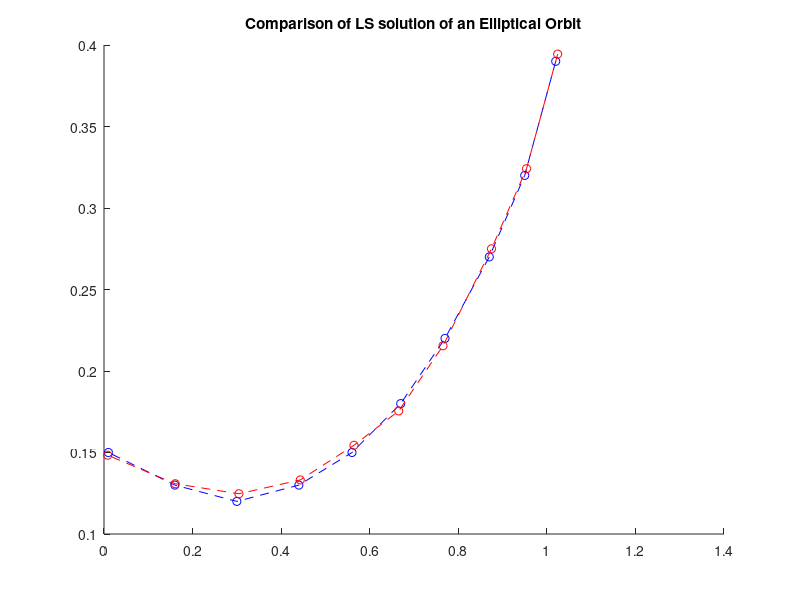

This figure's MATLAB source: (Note: this script raises an error after producing the figure.)
clear;
clc;
rng(123123);

x = [1.02 0.95 0.87 0.77 0.67 0.56 0.44 0.30 0.16 0.01];
y = [0.39 0.32 0.27 0.22 0.18 0.15 0.13 0.12 0.13 0.15];
n = 0.005 % amplitude of noise
nx = -n + 2*n*rand(1,10);
ny = -n + 2*n*rand(1,10);

xn = x + nx
yn = y + nx

hold on
title('Comparison of LS solution of an Elliptical Orbit')
plot(x,y,'b--o');
plot(xn,yn,'r--o');
[coeff, ra, rb, x0, y0, phi] = ellipse_fit(x,y);
ellipse(ra, rb, phi, x0, y0,'b');
[coeffn, ra, rb, x0, y0, phi] = ellipse_fit( xn,yn);
ellipse(ra, rb, phi, x0, y0,'r');
legend('x,y','x,y (with noise)','LS fit','LS fit (with noise)');

% Convert coeff to nice form
coeff = convertcoeff(coeff)';
coeffn = convertcoeff(coeffn)';
